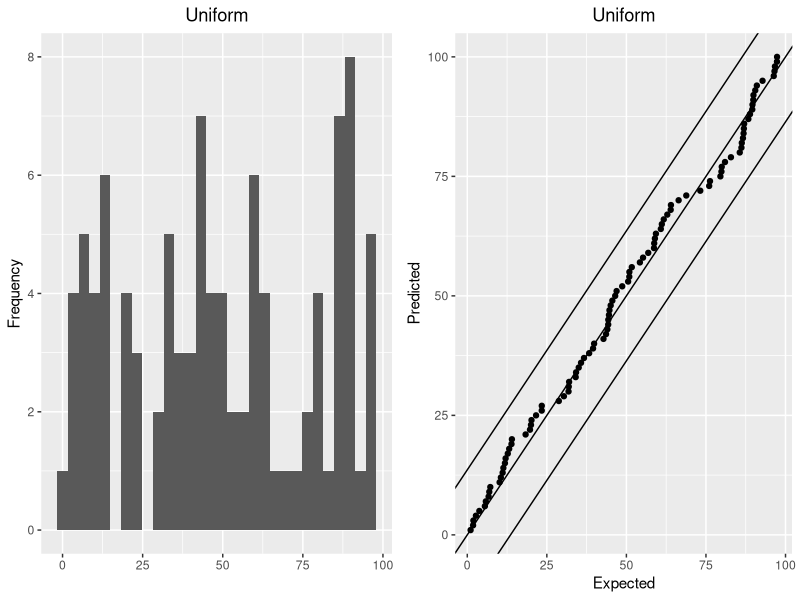
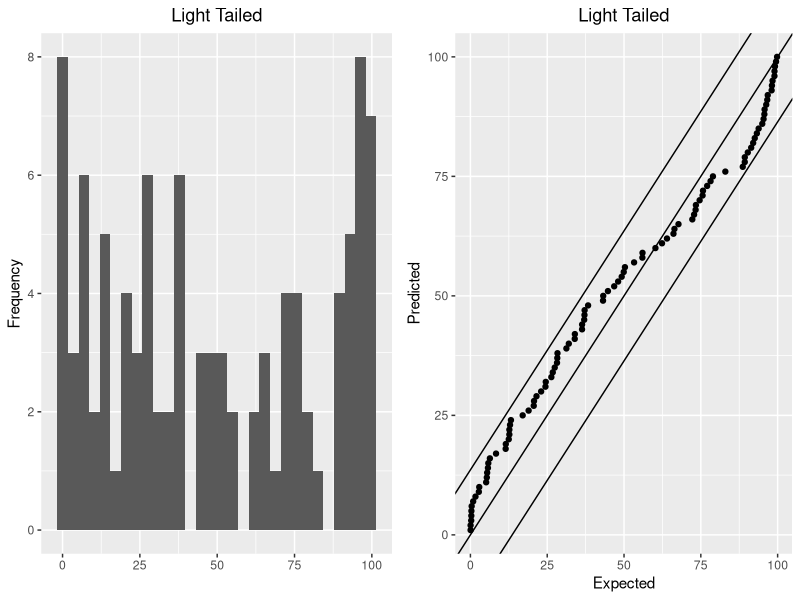
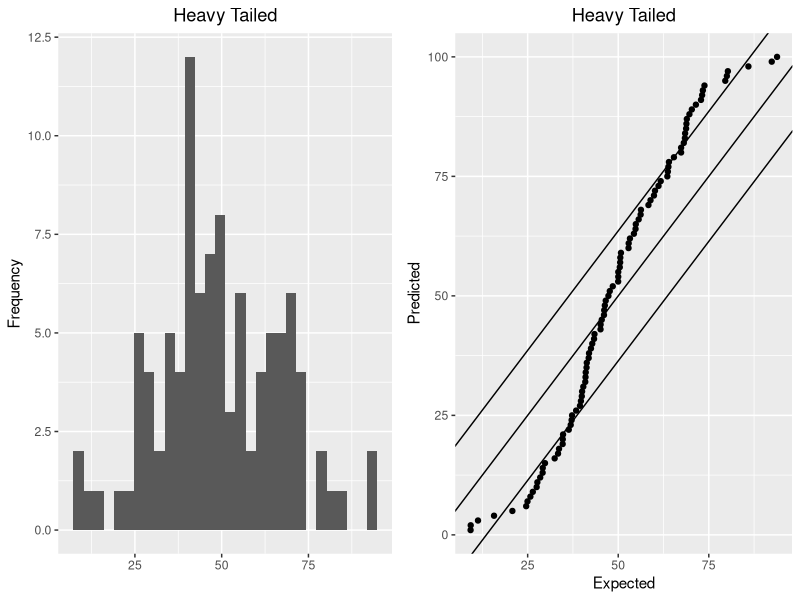
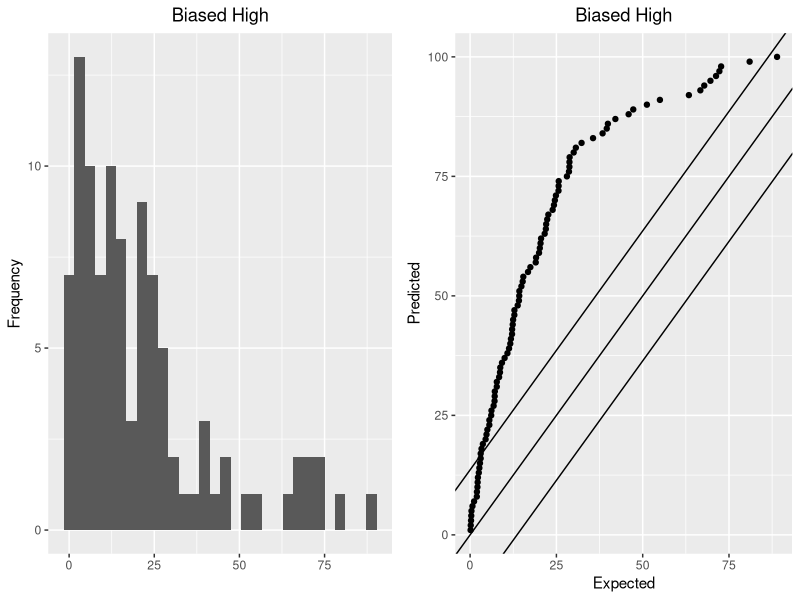
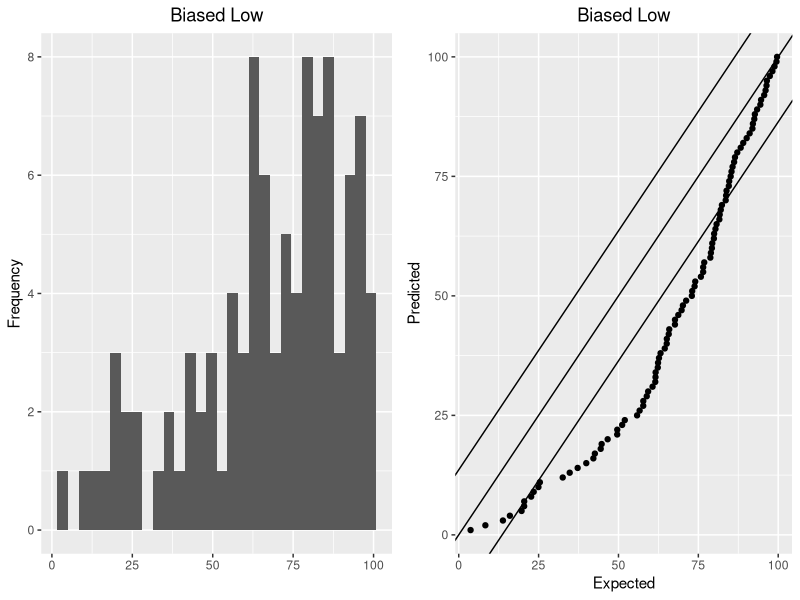

Recreate these plots in R, in order.
library(ggplot2)
library(dplyr)
library(gridExtra)
library(sn)

#Uniform 
n <- 100                                                            #Setting up datasets and dataframes
values1 <- runif(n, 0, 100) %>% data.frame()
names(values1)[1] <- 'values'
c_density <- list(1:100) %>% data.frame()
names(c_density)[1] <- 'index'
c_density$density <- knots(ecdf(values1$values))

hist_plot <- ggplot(data = values1, aes(x = values)) +              #Creating histogram plot 
  geom_histogram() +
  ggtitle('Uniform') + 
  theme(plot.title = element_text(hjust = 0.5)) + 
  ylab('Frequency') + 
  xlab('')
cd_plot <- ggplot(data = c_density, aes(x = density, y = index)) +  #Creating cumulative density plot 
  geom_point() + 
  geom_abline() + 
  geom_abline(intercept = 13.6) + 
  geom_abline(intercept = -13.6) +
  ggtitle('Uniform') + 
  theme(plot.title = element_text(hjust = 0.5)) + 
  ylab('Predicted') + 
  xlab('Expected')

grid.arrange(hist_plot, cd_plot, nrow = 1)                          #Putting it all together 


#Light Tailed 
values2 <- rbeta(n, .50, .50) %>% data.frame()                      #Setting up datasets and dataframes
names(values2)[1] <- 'values'
values2$values <- values2$values * 100
c_density2 <- list(1:100) %>% data.frame()
names(c_density2)[1] <- 'index'
c_density2$density <- knots(ecdf(values2$values))

hist_plot2 <- ggplot(data = values2, aes(x = values)) +             #Creating histogram plot 
  geom_histogram() +
  ggtitle('Light Tailed') + 
  theme(plot.title = element_text(hjust = 0.5)) + 
  ylab('Frequency') + 
  xlab('')
cd_plot2 <- ggplot(data = c_density2, aes(x = density, y = index)) +#Creating cumulative density plot 
  geom_point() + 
  geom_abline() + 
  geom_abline(intercept = 13.6) + 
  geom_abline(intercept = -13.6) +
  ggtitle('Light Tailed') + 
  theme(plot.title = element_text(hjust = 0.5)) + 
  ylab('Predicted') + 
  xlab('Expected')

grid.arrange(hist_plot2, cd_plot2, nrow = 1)                        #Putting it all together 


#Heavy Tailed 
mean = 50
sd = mean * (1/3)
values3 <- rnorm(n = n, mean = mean, sd = sd) %>% data.frame()      #Setting up datasets and dataframes
names(values3)[1] <- 'values'
c_density3 <- list(1:100) %>% data.frame()
names(c_density3)[1] <- 'index'
c_density3$density <- knots(ecdf(values3$values))

hist_plot3 <- ggplot(data = values3, aes(x = values)) +             #Creating histogram plot 
  geom_histogram() +
  ggtitle('Heavy Tailed') + 
  theme(plot.title = element_text(hjust = 0.5)) + 
  ylab('Frequency') + 
  xlab('')
cd_plot3 <- ggplot(data = c_density3, aes(x = density, y = index)) +#Creating cumulative density plot 
  geom_point() + 
  geom_abline() + 
  geom_abline(intercept = 13.6) + 
  geom_abline(intercept = -13.6) +
  ggtitle('Heavy Tailed') + 
  theme(plot.title = element_text(hjust = 0.5)) + 
  ylab('Predicted') + 
  xlab('Expected')

grid.arrange(hist_plot3, cd_plot3, nrow = 1)                        #Putting it all together 


#Biased High 
values4 <- rbeta(n, 1, 30) %>% data.frame()
names(values4)[1] <- 'values'
values4$values <- values4$values * 700
c_density4 <- list(1:100) %>% data.frame()
names(c_density4)[1] <- 'index'
c_density4$density <- knots(ecdf(values4$values))

hist_plot4 <- ggplot(data = values4, aes(x = values)) +             #Creating histogram plot 
  geom_histogram() +
  ggtitle('Biased High') + 
  theme(plot.title = element_text(hjust = 0.5)) + 
  ylab('Frequency') + 
  xlab('')
cd_plot4 <- ggplot(data = c_density4, aes(x = density, y = index)) +#Creating cumulative density plot 
  geom_point() + 
  geom_abline() + 
  geom_abline(intercept = 13.6) + 
  geom_abline(intercept = -13.6) +
  ggtitle('Biased High') + 
  theme(plot.title = element_text(hjust = 0.5)) + 
  ylab('Predicted') + 
  xlab('Expected')

grid.arrange(hist_plot4, cd_plot4, nrow = 1)                        #Putting it all together 


#Biased Low 
values5 <- rbeta(n, 2, 1) %>% data.frame()
names(values5)[1] <- 'values'
values5$values <- values5$values * 100
c_density5 <- list(1:100) %>% data.frame()
names(c_density5)[1] <- 'index'
c_density5$density <- knots(ecdf(values5$values))

hist_plot5 <- ggplot(data = values5, aes(x = values)) +             #Creating histogram plot 
  geom_histogram() +
  ggtitle('Biased Low') + 
  theme(plot.title = element_text(hjust = 0.5)) + 
  ylab('Frequency') + 
  xlab('')
cd_plot5 <- ggplot(data = c_density5, aes(x = density, y = index)) +#Creating cumulative density plot 
  geom_point() + 
  geom_abline() + 
  geom_abline(intercept = 13.6) + 
  geom_abline(intercept = -13.6) +
  ggtitle('Biased Low') + 
  theme(plot.title = element_text(hjust = 0.5)) + 
  ylab('Predicted') + 
  xlab('Expected')

grid.arrange(hist_plot5, cd_plot5, nrow = 1)                        #Putting it all together 
